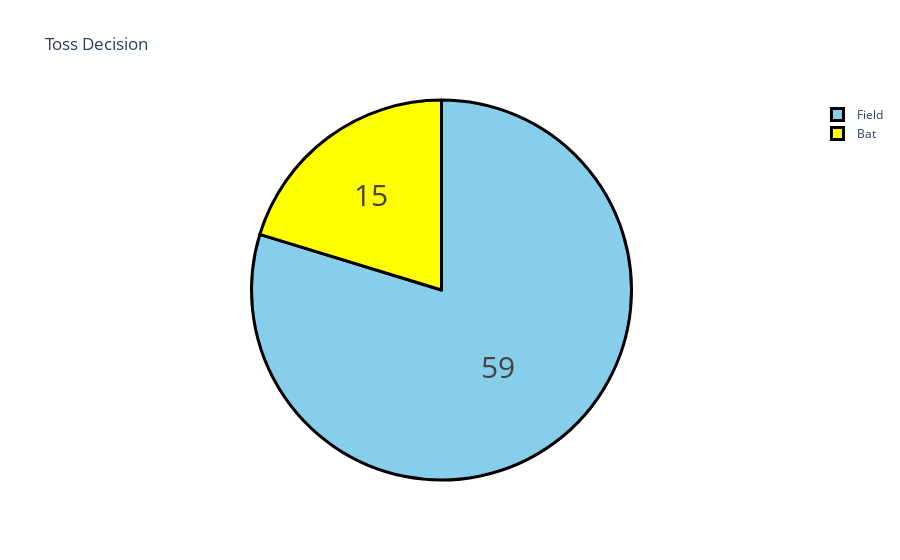

Notebook code for this chart:
### Markdown cell above
This code is creating a pie chart using the Plotly library in Python. 

First, the `map()` function is used to replace the values of "Wickets" with "Chasing" and "Runs" with "Defending" in the "won_by" column of the dataframe "data". 

Then, the value counts of the "won_by" column are calculated and stored in the variable `won_by`. 

The `label` variable is assigned the unique values in `won_by` (i.e., "Chasing" and "Defending") and `counts` variable is assigned their respective counts. 

`colors` is a list of colors used for each slice of the pie chart. 

A new figure object is created using the `go.Figure()` function and a `Pie` object is added to it using the `go.Pie()` function, with the `labels`, `values`, and `marker` attributes set to the `label`, `counts`, and `colors` variables respectively. 

The `hoverinfo` attribute specifies the information to be displayed when hovering over a slice of the pie chart, and the `textinfo` attribute specifies the information to be displayed inside each slice of the pie chart. 

Finally, the `update_layout()` and `update_traces()` functions are used to set the title of the pie chart and customize the appearance of the pie slices, respectively. 

The pie chart is displayed using the `fig.show()` function.

The graph shows that every team won by either chasing down the wickets or reducing the other side's total.

### Code cell
toss = data["toss_decision"].value_counts()
label = toss.index
counts = toss.values
colors = ['skyblue', 'yellow']

fig = go.Figure(data=[go.Pie(labels=label, values=counts)])
fig.update_layout(title_text='Toss Decision')
fig.update_traces(hoverinfo='label+percent',
                  textinfo='value', textfont_size=30,
                  marker=dict(colors=colors,
                              line=dict(color='black', width=3)))
fig.show()

### Figure 1 — Plotly figure (JSON) as saved in the notebook; plotly's stock layout.template omitted (floating-point values rounded to 4 significant figures)
{"data": [{"hoverinfo": "label+percent", "labels": ["Field", "Bat"], "marker": {"colors": ["skyblue", "yellow"], "line": {"color": "black", "width": 3}}, "textfont": {"size": 30}, "textinfo": "value", "type": "pie", "values": [59, 15]}], "layout": {"title": {"text": "Toss Decision"}}}
